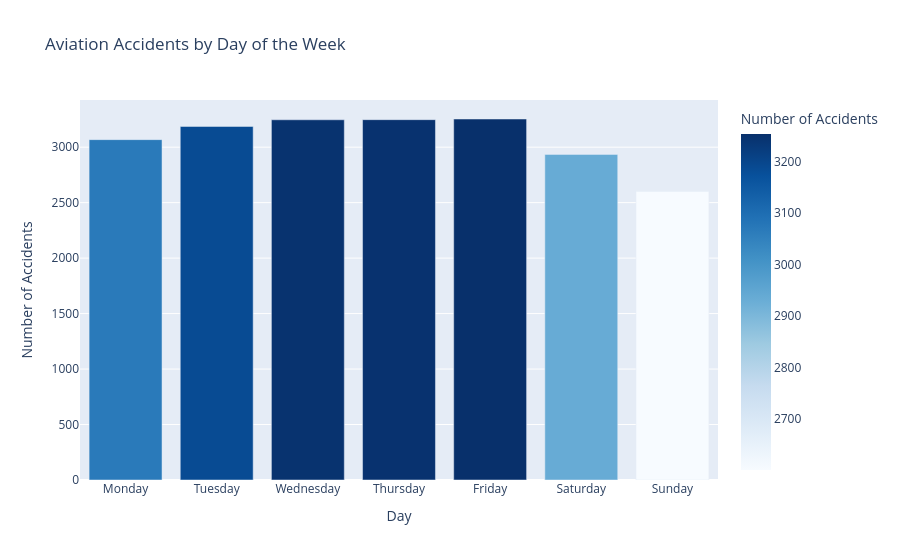

Write notebook code for a chart like this one.
### Code cell
# --- Chart 3: Accidents by Day of Week ---
days = ['Monday', 'Tuesday', 'Wednesday', 'Thursday', 'Friday', 'Saturday', 'Sunday']
accidents_by_day = df.groupby('day_week').size().reset_index(name='accidents')
accidents_by_day['day_name'] = accidents_by_day['day_week'].map(dict(enumerate(days)))

fig = px.bar(
    accidents_by_day, x='day_name', y='accidents',
    title='Aviation Accidents by Day of the Week',
    color='accidents', color_continuous_scale='Blues',
    labels={'day_name': 'Day', 'accidents': 'Number of Accidents'}
)
fig.update_layout(xaxis={'categoryorder': 'array', 'categoryarray': days})
fig.show()
fig.write_image(f'{OUTPUT_DIR}\\accidents_by_day.png', scale=2)

### Figure 1 — Plotly figure (JSON) as saved in the notebook; plotly's stock layout.template omitted (floating-point values rounded to 4 significant figures)
{"data": [{"hovertemplate": "Day=%{x}<br>Number of Accidents=%{marker.color}<extra></extra>", "legendgroup": "", "marker": {"color": [3068, 3187, 3247, 3248, 3254, 2935, 2601], "coloraxis": "coloraxis", "pattern": {"shape": ""}}, "name": "", "orientation": "v", "showlegend": false, "textposition": "auto", "type": "bar", "x": ["Monday", "Tuesday", "Wednesday", "Thursday", "Friday", "Saturday", "Sunday"], "xaxis": "x", "y": [3068, 3187, 3247, 3248, 3254, 2935, 2601], "yaxis": "y"}], "layout": {"barmode": "relative", "coloraxis": {"colorbar": {"title": {"text": "Number of Accidents"}}, "colorscale": [[0, "rgb(247,251,255)"], [0.125, "rgb(222,235,247)"], [0.25, "rgb(198,219,239)"], [0.375, "rgb(158,202,225)"], [0.5, "rgb(107,174,214)"], [0.625, "rgb(66,146,198)"], [0.75, "rgb(33,113,181)"], [0.875, "rgb(8,81,156)"], [1, "rgb(8,48,107)"]]}, "legend": {"tracegroupgap": 0}, "title": {"text": "Aviation Accidents by Day of the Week"}, "xaxis": {"anchor": "y", "categoryarray": ["Monday", "Tuesday", "Wednesday", "Thursday", "Friday", "Saturday", "Sunday"], "categoryorder": "array", "domain": [0, 1], "title": {"text": "Day"}}, "yaxis": {"anchor": "x", "domain": [0, 1], "title": {"text": "Number of Accidents"}}}}
